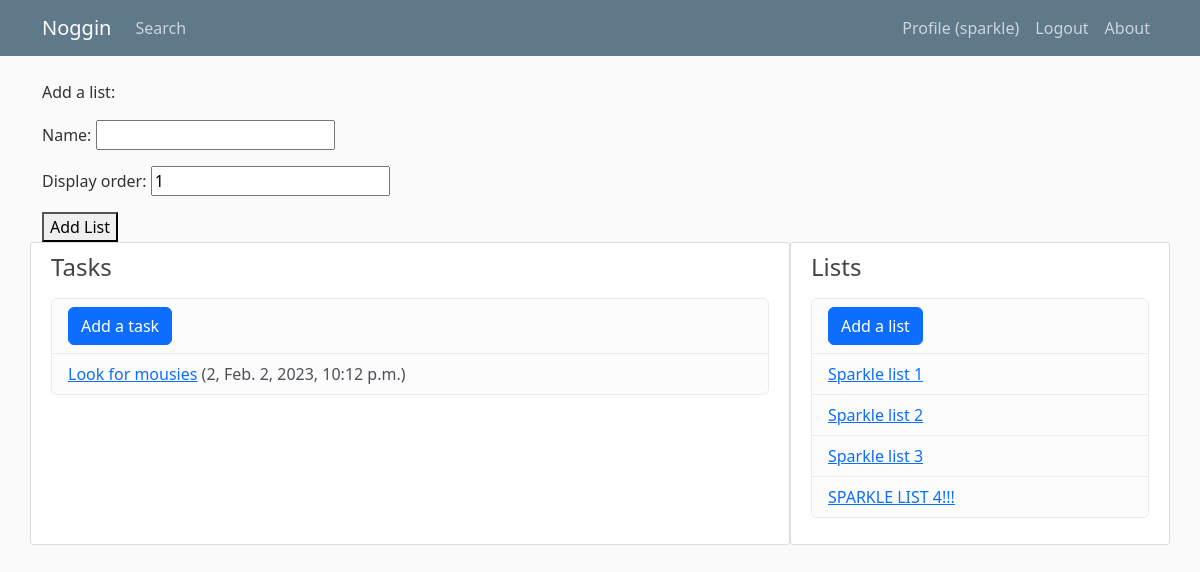
Before: /new_list/ (signed in) with the older database file.
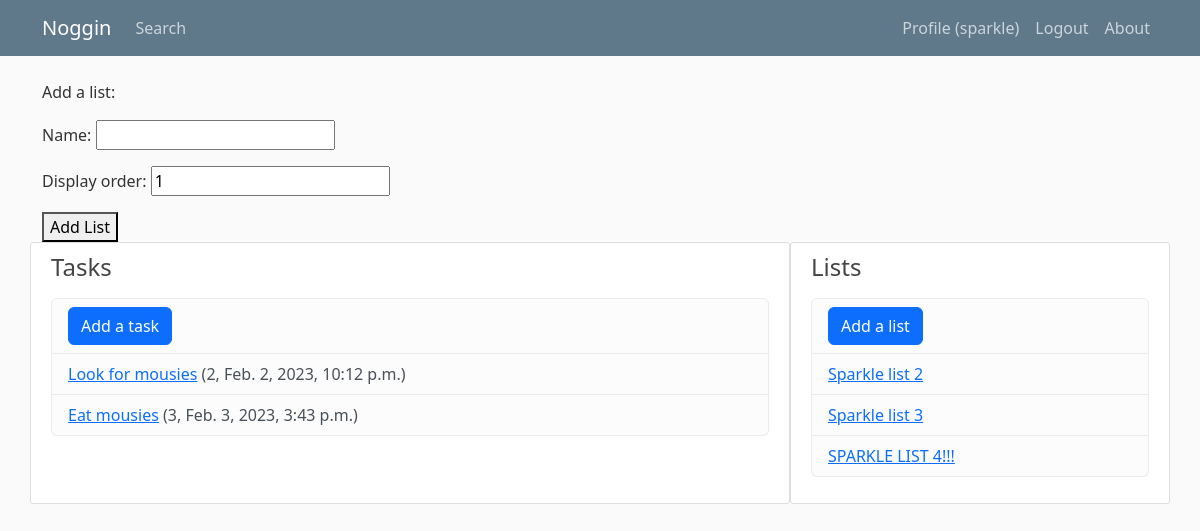
After: the same page with the newer database file.
### tasks/models.py (models this page shows, shortened)
class Task(models.Model):
	PRIORITIES = (
		(1, 'Right now'),
		(2, 'ASAP'),
		(3, 'Soon'),
		(4, 'Whenever'),
	)
	name = models.CharField(max_length=40)
	notes = models.TextField(blank=True)
	date_added = models.DateTimeField(auto_now_add=True)
	user_date = models.DateTimeField(blank=True, null=True)
	priority = models.IntegerField(choices=PRIORITIES, default=3)
	lists = models.ManyToManyField(List, related_name='tasks')
	owner = models.ForeignKey(User, on_delete=models.CASCADE)
	class Meta:
		ordering = ['priority', '-date_added']

class List(models.Model):
	name = models.CharField(max_length=20)
	display_order = models.IntegerField(default=1)
	owner = models.ForeignKey(User, on_delete=models.CASCADE)
	class Meta:
		ordering = ['display_order']

### tasks/views.py (the view, shortened to what this page needs)
# urls.py: path('new_list/', views.new_list, name='new-list'),
@login_required
def new_list(request):
	form = ListForm(request.user)
	tasks = Task.objects.filter(owner=request.user)
	lists = List.objects.filter(owner=request.user)
	context = {"form": form, 'tasks': tasks, 'lists': lists}
	return render(request, 'tasks/new_list.html', context)

### tasks/forms.py
class ListForm(forms.ModelForm):
	class Meta:
		model = List
		fields = ('name', 'display_order')
	def __init__(self, user, *args, **kwargs):
		super(ListForm, self).__init__(*args, **kwargs)

### tasks/templates/tasks/new_list.html (shortened to what this page needs)
{% extends 'tasks/base.html' %}
{% block content %}
<p>Add a list:</p>
<form method="POST">
	{{ form.as_p }}
	<button type="submit">Add List</button>
</form>
{% endblock %}

### tasks/templates/tasks/base.html (shortened to what this page needs)
{% load static %}
<!DOCTYPE html>
<html lang="en">
<head>
	<link href="https://cdn.jsdelivr.net/npm/bootstrap@5.3.0-alpha1/dist/css/bootstrap.min.css" rel="stylesheet">
	<link rel="stylesheet" type="text/css" href="{% static 'tasks/main.css' %}">
</head>
<body>
	<header class="site-header">
		<nav class="navbar navbar-expand-md navbar-dark bg-steel fixed-top">
			<div class="container">
				<a class="navbar-brand mr-4" href="{% url 'tasks-home' %}">Noggin</a>
				<div class="collapse navbar-collapse" id="navbarToggle">
					<div class="navbar-nav me-auto">
						<a class="nav-item nav-link" href="{% url 'tasks-search' %}">Search</a>
					</div>
					<div class="navbar-nav">
						{% if user.is_authenticated %}
						<a class="nav-item nav-link" href="{% url 'profile' %}">Profile ({{ user.username }})</a>
						<a class="nav-item nav-link" href="{% url 'logout' %}">Logout</a>
						{% else %}
						<a class="nav-item nav-link" href="{% url 'login' %}">Login</a>
						<a class="nav-item nav-link" href="{% url 'register' %}">Register</a>
						{% endif %}
						<a class="nav-item nav-link" href="{% url 'tasks-about' %}">About</a>
					</div>
				</div>
			</div>
		</nav>
	</header>
	<main role="main" class="container">
		<div class="row">
			<div class="col-md-8">
			{% block content %}{% endblock %}
			</div>
						<div class="content-section col-md-8">
				<h4>Tasks</h4>
				<p class='text-muted'>
					<ul class="list-group">
						<li class="list-group-item list-group-item-light"><a class="btn btn-primary me-2" href="{% url 'new-task' %}">Add a task</a></li>
						{% for task in tasks %}
						<li class="list-group-item list-group-item-light">
							<a href="{% url 'tasks-task' task.id %}">{{ task.name }}</a> ({{task.priority}}, {{task.date_added}})</li>
							{% endfor %}
						</ul>
					</p>
				</div>
				<div class="content-section col-md-4">
					<h4>Lists</h4>
					<p class='text-muted'>
						<ul class="list-group">
							<li class="list-group-item list-group-item-light"><a class="btn btn-primary me-2" href="{% url 'new-list' %}">Add a list</a></li>
							{% for list in lists %}
							<li class="list-group-item list-group-item-light">
								<a href="{% url 'tasks-list' list.id %}">{{ list.name }}</a></li>
								{% endfor %}
							</ul>
						</p>
					</div>
				</div>
			</main>
		</body>
		</html>

Changed rows visible on the page:
removed List: name "Sparkle list 1"
added Task: name "Eat mousies", priority "3", date_added "Feb. 3, 2023, 3:43 p.m."
